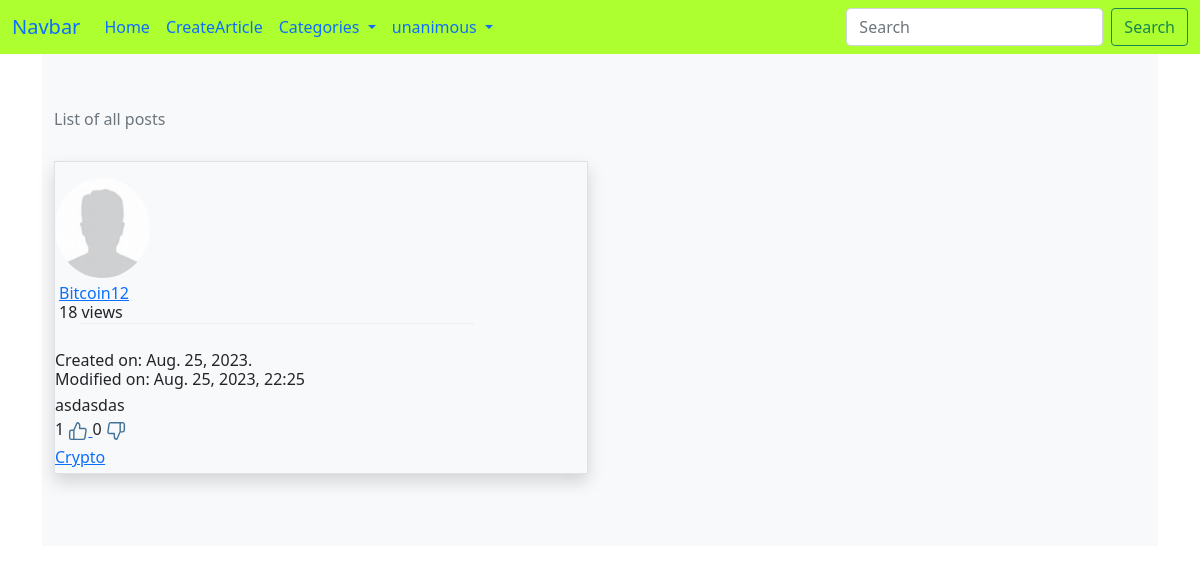
The page / on the database its author committed.
### blog/models.py (models this page shows, shortened)
class BaseModel(models.Model):
    id = models.AutoField(primary_key=True)
    created_time = models.DateTimeField(auto_now_add=True)
    edit_time = models.DateTimeField(auto_now=True)
    class Meta:
        abstract = True

class Article(BaseModel):
    STATUS_CHOICES = (
        ('d', 'DRAFT'),
        ('p', 'PUBLISHED'),
    )
    COMMENT_STATUS = (
        ('o', 'OPENED'),
        ('c', 'CLOSED'),
    )
    TYPE = (
        ('a', 'EASSY'),
        ('p', 'PAGE'),
    )
    title = models.CharField(max_length=200, unique=True)
    email = models.EmailField(blank=True)
    body = models.TextField()
    pub_time = models.DateTimeField(blank=False, null=False, auto_now=True)
    status = models.CharField(max_length=1, choices=STATUS_CHOICES, default='d')
    comment_status = models.CharField(max_length=1, choices=COMMENT_STATUS, default='c')
    type = models.CharField(max_length=1, choices=TYPE, default='a')
    views = models.PositiveIntegerField(default=0)
    author = models.ForeignKey(User, related_name='user', on_delete=models.CASCADE)
    article_order = models.IntegerField(default=0)
    show_toc = models.BooleanField("Table of Contacts", default=False)
    category = models.ForeignKey('Category', verbose_name='categories', on_delete=models.CASCADE)
    tags = models.ManyToManyField('Tag', verbose_name='tags', blank=True)
    comments = GenericRelation(Comment)
    reaction = GenericRelation(Reaction)
    flag = GenericRelation(Flag)
    @property
    def user(self):
        return self.author
    def __str__(self) -> str:
        return self.title
    class Meta:
        ordering = ['-article_order', '-pub_time']
        get_latest_by = 'id'
    def get_absolute_url(self):
        return reverse('blog:detailbyid', kwargs={
            'article_id': self.id,
            'year': self.created_time.year,
            'month': self.created_time.month,
            'day': self.created_time.day
        })
    def _get_reaction_count(self, reaction_type):
        return getattr(self.reaction.get(), reaction_type, None)
    @property
    def likes(self):
        return self._get_reaction_count('likes')
    @property
    def dislikes(self):
        return self._get_reaction_count('dislikes')

class Category(BaseModel):
    name = models.CharField(max_length=30, unique=True)
    parent_category = models.ForeignKey('self',
        blank=True, null=True,
        on_delete=models.CASCADE)
    slug = models.SlugField(default='no-slug', max_length=60, blank=True)
    index = models.IntegerField(default=0)
    class Meta:
        ordering = ['-index']
    def get_absolute_url(self):
        return reverse(
            'blog:category_detail', kwargs={
            'category_name': self.slug})
    def __str__(self) -> str:
        return self.name

### profiles/models.py (models this page shows, shortened)
class Profile(models.Model):
    GENDER_MALE = 1
    GENDER_FEMALE = 2
    GENDER_CHOICES = [
        (GENDER_MALE, ("Male")),
        (GENDER_FEMALE, ("Female")),
    ]
    user = models.OneToOneField(User, on_delete=models.CASCADE)
    bio = models.CharField(max_length=500)
    city = models.CharField(max_length=20, blank=True)
    avatar = models.ImageField(upload_to="avatars/",
                               null=True, blank=True, default="avatars/default.jpg")
    gender = models.PositiveSmallIntegerField(choices=GENDER_CHOICES,
                                              null=True, blank=True)
    phone = models.CharField(max_length=32, null=True, blank=True)
    address = models.CharField(max_length=255, null=True, blank=True)

### reactions/models.py (models this page shows, shortened)
class Reaction(models.Model):
    content_type = models.ForeignKey(ContentType, on_delete=models.CASCADE)
    object_id = models.PositiveIntegerField()
    content_object = GenericForeignKey('content_type', 'object_id')
    likes = models.PositiveIntegerField(default=0)
    dislikes = models.PositiveIntegerField(default=0)
    objects = ReactionManager()

### blog/views.py (the view)
# urls.py: path('', IndexView.as_view(), name='index'),
class IndexView(ArticleListView):
    def get_queryset_data(self):
        article_lit = Article.objects.all()
        return article_lit
    def get_queryset_cache_key(self):
        pass

### blog/forms.py
class ArticleForm(forms.ModelForm):
    class Meta:
        model = Article
        fields = ('title', 'body','category','status')
    def __init__(self, *args,**kwargs):
        self.request = kwargs.pop('request')
        super().__init__(*args, **kwargs)

### blog/context_processors.py (called while the page is built)
def processor(requests):
    key = 'processor'
    logger.info('set processor cache.')
    value = {
            'article_form': ArticleForm(request=requests),
            'nav_category_list': Category.objects.all(),
            'nav_pages': Article.objects.filter(
                type='p',
                status='p'
            ),
        }
    return value

### blog/templatetags/blog_tags.py (called while the page is built)
@register.simple_tag
def query(qs, **kwargs):
    return qs.filter(**kwargs)

@register.inclusion_tag('blog/article_info.html')
def load_article_detail(request, article, isindex, user):
    return {
        'request': request,
        'article': article,
        'isindex': isindex,
        'user': user,
    }

### blog/views.py (called while the page is built)
    def get_queryset_from_cache(self, cache_key):
        value = cache.get(cache_key)
        if value:
            logger.info('get view cache.key:{key}'.format(key=cache_key))
            return value
        else:
            article_list = self.get_queryset_data()
            cache.set(cache_key, article_list)
            logger.info('set view cache.key:{key}'.format(key=cache_key))
            return article_list

    def get_queryset(self):
        key = self.get_queryset_cache_key()
        value = self.get_queryset_from_cache(key)
        return value

    def get_context_data(self, **kwargs):
        kwargs['linktype'] = self.link_type
        return super(ArticleListView, self).get_context_data(**kwargs)

### core/templatetags/core_tags.py (called while the page is built, shortened)
@register.simple_tag(name='has_reacted')
def has_reacted(obj, user, reaction):
    print(obj, 'obj')
    print(get_content_type_for_model(obj), 'get_content')
    """
    Returns whether a user has reacted with a particular reaction on a comment or not.
    """
    return False

@register.simple_tag(name='render_flag_reasons')
def render_flag_reasons():
    return FlagInstanceManager.reason_list

### templates/blog/article_index.html
{% extends 'base.html' %}
{% load blog_tags %}
{% block content %}
    <div class="container-fluid">
        <div class="row bg-light">
            <div class="col-md-6 col-sm-8 my-5">
                    {% if article_list %}
                        <h3 class="text-muted bg-light py-2 pl-2">List of all posts</h3>
                    {% else %}
                        <h3 class="text-muted bg-light py-2 pl-2">Currently there are no posts</h3>
                    {% endif %}
                    {% for article in article_list %}
                        {% load_article_detail request article True user %}
                    {% endfor %}
            </div>
        </div>
    </div>
{% endblock %}

### templates/blog/article_info.html (shortened to what this page needs)
{% load blog_tags %}
{% load cache %}
{% load static %}
<div class="media-body my-4 text-wrap shadow border">
    <div class="row">
        <div class="d-none d-sm-block col-sm-2 pr-1">
                <a href="{% url 'profile:profile-view' article.author.profile.id %}">
                    <img class="rounded-circle ml-2 mt-3" style="height: 100px;"
                    src="{{ article.author.profile.avatar.url }}"
                    >
                </a>
        </div>
    </div>
        <div class="col-12 col-sm-10">
            <div class="row">
                <div class="col-6">
                    <h1 class="entry-title mt-1 mx-1">
                        {% if isindex %}
                            {% if article.article_order > 0 %}
                                <a href="{{ article.get_absolute_url }}" rel="bookmark">
                                    Top
                                    {{ article.title }}
                                </a>
                            {% else %}
                                <a href="{{ article.get_absolute_url }}" rel="bookmark">
                                    {{ article.title }}
                                </a>
                            {% endif %}
                        {% else %}
                            {{ article.title }}
                        {% endif %}
                        <div>
                            {{ article.views }} views
                        </div>
                    </h1>
                </div>
            </div>
            <hr class="mt-0"/>
            <div class="mx-0 pr-2">
                <div class="mb-2">
                    <h6><small>Created on: {{ article.created_time|date:"N d, Y." }}</small></h6>
                    <h6><small>Modified on: {{ article.edit_time|date:"N d, Y, H:i" }}</small></h6>
                </div>
            </div>
            <div class="entry-content" itemprop="articlebody">
                {% if isindex %}
                    {{ article.body }}
                {% else %}
                    {{ article.body }}
                {% endif %}
            </div>
            {% include 'reactions/article/reactions.html' with obj=article %}
            <div class="my-2">
                <a href="{% url 'blog:category_detail' article.category|lower %}">{{article.category}}</a>
            </div>
    </div>
</div>

### templates/reactions/article/reactions.html
<div class="js-comment-reactions mt-2">
    <span class="js-like-number text-dark">{{ obj.likes }}</span>
    {% url 'react-article' pk=obj.id reaction='like' as like_url %}
    <a title="" class="reaction-key"
        {% if user.is_authenticated %}
             data-url="{{ like_url }}"
        {% else %}
            href="{% url 'login' %}"
        {% endif %}
        >
        {% include "reactions/article/like.html" %}
    </a>
    <span class="ml-4 js-dislike-number text-dark">{{ obj.dislikes }}</span>
    {% url 'react-article' pk=obj.id reaction='dislike' as dislike_url %}
    <a title="" class="reaction-key"
        {% if user.is_authenticated %}
            data-url="{{ dislike_url }}"
        {% else %}
            href="{% url 'login' %}"
        {% endif %}
    >
        {% include "reactions/article/dislike.html" %}
    </a>
    </div>

### templates/reactions/article/like.html
{% load core_tags %}
{% block like_img_icon %}
{% has_reacted user=user obj=article reaction="like" as has_user_liked %}
<svg class="comment-reaction-icon reaction-like {% if has_user_liked %}user-has-reacted{% else %}user-has-not-reacted{% endif %}"
     xmlns="http://www.w3.org/2000/svg" width="20" height="20" viewBox="0 0 24 24"
     stroke="{% block like_icon_color %}#427297{% endblock like_icon_color %}" stroke-width="1.7" stroke-linecap="round" stroke-linejoin="round">
    <path d="M14 9V5a3 3 0 0 0-3-3l-4 9v11h11.28a2 2 0 0 0 2-1.7l1.38-9a2 2 0 0 0-2-2.3zM7 22H4a2 2 0 0 1-2-2v-7a2 2 0 0 1 2-2h3"></path>
</svg>
{% endblock like_img_icon %}

### templates/reactions/article/dislike.html
{% load core_tags %}
{% block dislike_img_icon %}
{% has_reacted user=user obj=article reaction="dislike" as has_user_disliked %}
<svg class="comment-reaction-icon reaction-dislike {% if has_user_disliked %}user-has-reacted{% else %}user-has-not-reacted{% endif %}"
     xmlns="http://www.w3.org/2000/svg" width="20" height="20" viewBox="0 0 24 24"
     stroke="{% block dislike_icon_color %}#427297{% endblock dislike_icon_color %}" stroke-width="1.7" stroke-linecap="round" stroke-linejoin="round">
    <path d="M10 15v4a3 3 0 0 0 3 3l4-9V2H5.72a2 2 0 0 0-2 1.7l-1.38 9a2 2 0 0 0 2 2.3zm7-13h2.67A2.31 2.31 0 0 1 22 4v7a2.31 2.31 0 0 1-2.33 2H17"></path>
</svg>
{% endblock dislike_img_icon %}

### static/css/main.css (style rules this page uses)
html, body, div, span, applet, object, iframe, h1, h2, h3, h4, h5, h6, p, blockquote, pre, a, abbr, acronym, address, big, cite, code, del, dfn, em, img, ins, kbd, q, s, samp, small, strike, strong, sub, sup, tt, var, b, u, i, center, dl, dt, dd, ol, ul, li, fieldset, form, label, legend, table, caption, tbody, tfoot, thead, tr, th, td, article, aside, canvas, details, embed, figure, figcaption, footer, header, hgroup, menu, nav, output, ruby, section, summary, time, mark, audio, video { margin: 0; padding: 0; border: 0; font-size: 100%; vertical-align: baseline; }
body { line-height: 1; }
hr { background-color: #ccc; border: 0; height: 1px; margin: 24px; margin-bottom: 1.714285714rem; }
html { overflow-y: scroll; font-size: 100%; -webkit-text-size-adjust: 100%; -ms-text-size-adjust: 100%; }
.user-has-not-reacted, .user-has-not-flagged, .user-has-followed { fill: none; }

### rows shown on the page
Article: author.profile.avatar (placeholder picture), title "Bitcoin12", views "18", created_time "Aug. 25, 2023.", edit_time "Aug. 25, 2023, 22:25", body "asdasdas", dislikes "0", category "Crypto"

### other values the page prints
{{ obj.likes }} "1"
